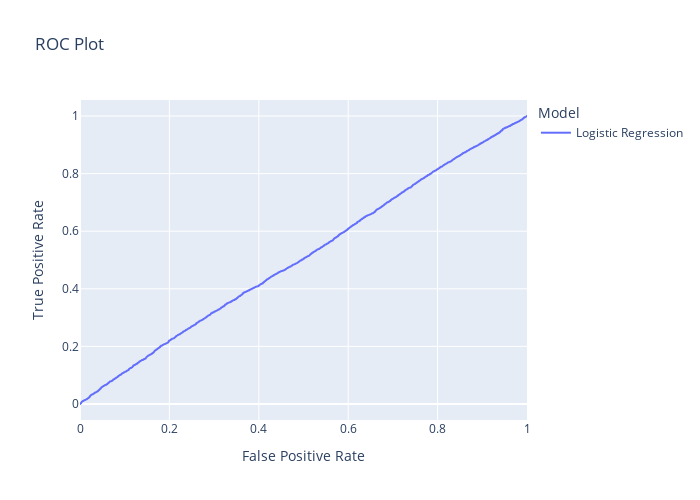

Write notebook code for a chart like this one.
### Code cell
# ROC Plot
px.line(roc_sample_df, y='True Positive Rate', x='False Positive Rate',
        color='Model',
        width=700, height=500,
        title="ROC Plot"
)

### Figure 1 — Plotly figure (JSON) as saved in the notebook; plotly's stock layout.template omitted (floating-point values rounded to 4 significant figures; data arrays with more than 128 entries replaced by an {"elided": "..."} marker saying what was removed)
{"data": [{"hovertemplate": "Model=Logistic Regression<br>False Positive Rate=%{x}<br>True Positive Rate=%{y}<extra></extra>", "legendgroup": "Logistic Regression", "line": {"color": "#636efa", "dash": "solid"}, "marker": {"symbol": "circle"}, "mode": "lines", "name": "Logistic Regression", "showlegend": true, "type": "scattergl", "x": {"elided": "1412 float values"}, "xaxis": "x", "y": {"elided": "1412 float values"}, "yaxis": "y"}], "layout": {"height": 500, "legend": {"title": {"text": "Model"}, "tracegroupgap": 0}, "title": {"text": "ROC Plot"}, "width": 700, "xaxis": {"anchor": "y", "domain": [0, 1], "title": {"text": "False Positive Rate"}}, "yaxis": {"anchor": "x", "domain": [0, 1], "title": {"text": "True Positive Rate"}}}}
